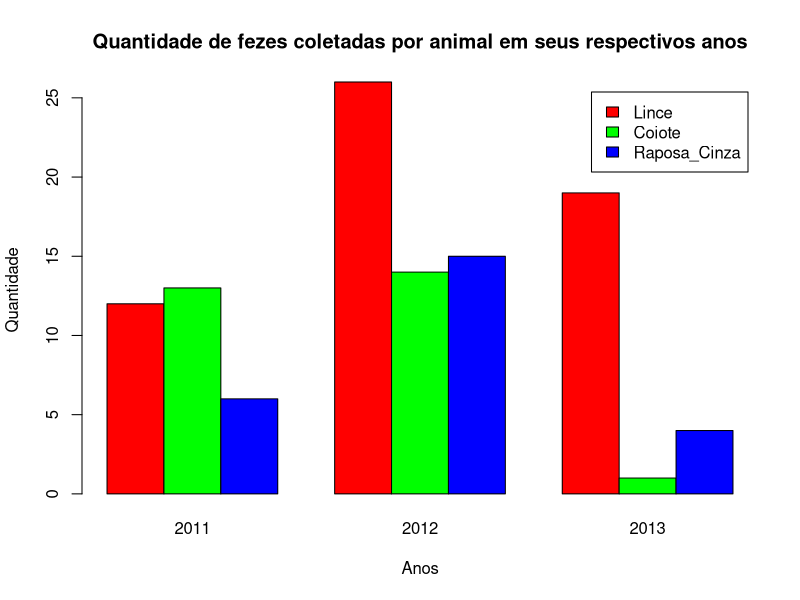
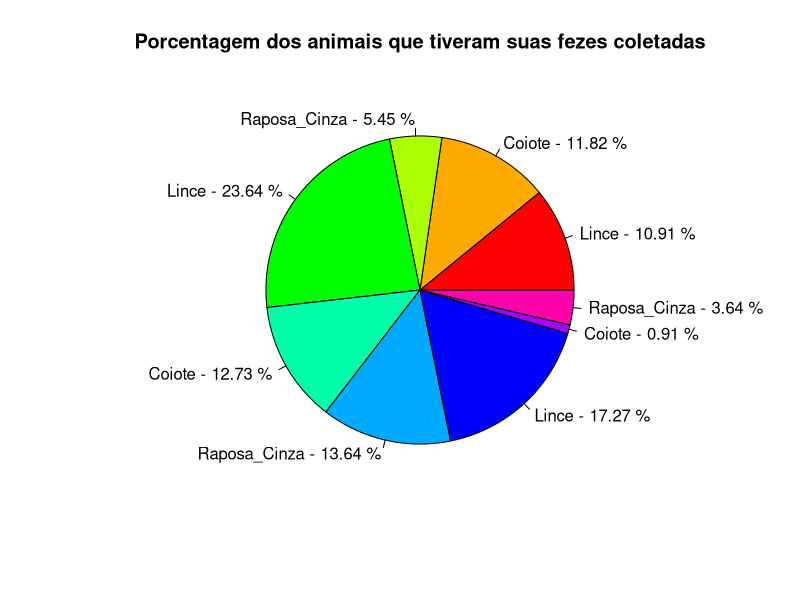
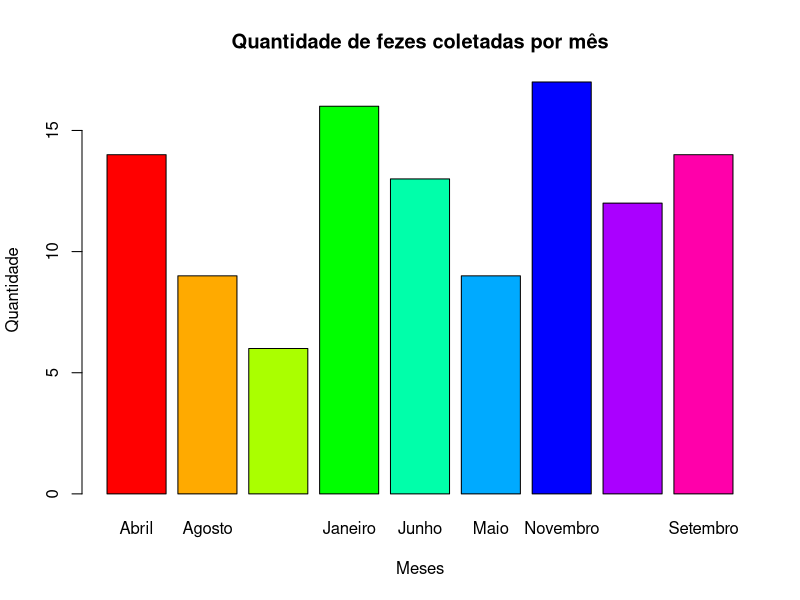
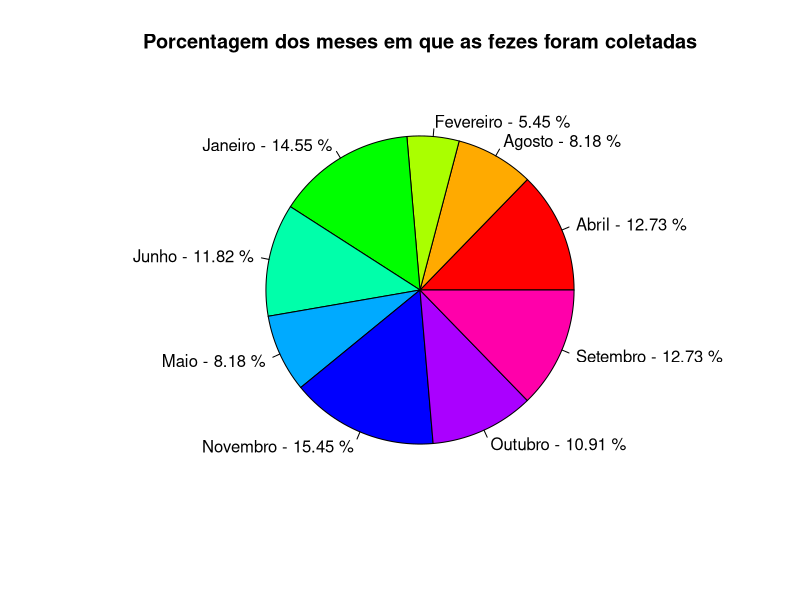
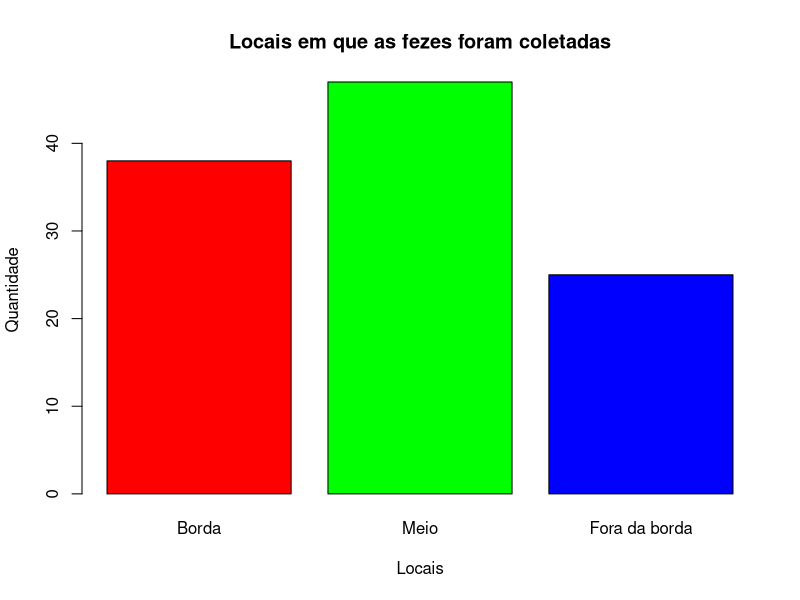
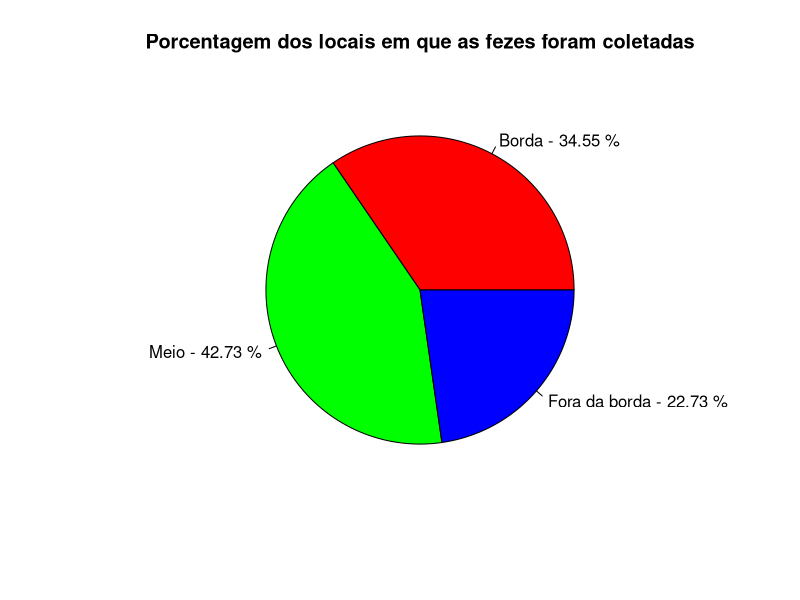

These charts were generated, in order, by the following R code:
#Limpando environment
rm(list=ls())

#Instalação pacote
if(!require(caret)){
  install.packages("caret", dependencies=c("Depends","Suggests"))
}
#Carregar o pacote instalado
library(caret)

#Reid (2015) coletou dados sobre fezes de animais na costa da Califórnia.
#Os dados consistem em designações de espécies verificadas por DNA, bem como campos relacionados 
#à hora e local da coleta e às próprias fezes. O dataframe scat contém dados sobre as três principais espécies.

#Carregar data.frame scat
data(scat) #Species Month Location
#Criando corte para ignorar valor irrelevante (zero)
ValorCorte<-0


#---- Species/Years ----# Quantitativa
#Tradução Species

#Criação novos nomes
nomeEspecies<-c("Lince","Coiote","Raposa_Cinza")
#Substituição nome "Species"
levels(scat$Species)<-nomeEspecies
#Criando vetor numerico que recebe quantos animais tem de cada especie
Especies<-table(scat$Species,scat$Year)
#Criação gráfico de barra "Species" onde se denomina quantas fezes de cada animal foram coletadas
barplot(Especies,beside=TRUE,main="Quantidade de fezes coletadas por animal em seus respectivos anos",xlab="Anos",ylab="Quantidade",legend.text=levels(scat$Species),
        col=rainbow(length(levels(scat$Species))))

#-- Criação gráfico de pizza "Species" --#
#Criação data percentual
EspeciesPerc<-round(100*prop.table(Especies),2)
#Criação nome para incluir no gráfico de pizza
EspeciesPie<-paste(nomeEspecies,"-",EspeciesPerc,"%")
#Criação tabela de pizza onde se denomina a porcentagem dos animais que tiveram suas fezes coletadas
pie(EspeciesPerc,label=EspeciesPie,main="Porcentagem dos animais que tiveram suas fezes coletadas",col=rainbow(length(Especies)))


#---- Month ----#
#Tradução Meses

#Criação novos nomes
nomeMeses<-c("Abril","Agosto","Fevereiro","Janeiro","Junho","Maio","Novembro","Outubro","Setembro")
#Substituição nome "Month"
levels(scat$Month)<-nomeMeses
#Vetor numerico que recebe quantidade de cada mês
Meses<-table(scat$Month)
#Removendo categorias com ocorrência insignificante
Meses <- Meses[Meses>ValorCorte]
#Criação gráfico de barra "Month" onde se mostra a quantidade de fezes coletadas por mês
barplot(Meses,main="Quantidade de fezes coletadas por mês",xlab="Meses",ylab="Quantidade",col=rainbow(length(Meses)))

#-- Criação gráfico de pizza "Month" --#
#Criação data percentual
MesesPerc<-round(100*prop.table(Meses),2)
#Criação nome para incluir no gráfico de pizza
MesesPie<-paste(nomeMeses,"-",MesesPerc,"%")
#Criação tabela de pizza onde se denomina a porcentagem dos meses em que as fezes foram coletadas
pie(MesesPerc,label=MesesPie,main="Porcentagem dos meses em que as fezes foram coletadas",col=rainbow(length(Meses)))


#---- Location ----#
#Tradução localização

#Criação novos nomes
NomeLocal<-c("Borda","Meio","Fora da borda")
#Substituição nome "Location"
levels(scat$Location)<-NomeLocal
#Vetor númerico que define a quantidade de fezes que foram coletadas por local
Locais<-table(scat$Location)
#Criação gráfico de barras "Locations"
barplot(Locais,main="Locais em que as fezes foram coletadas",xlab="Locais",ylab="Quantidade", col=rainbow(length(Locais)))

#-- Criação gráfico de pizza "locations" --#
#Criação data percentual
LocaisPerc<-round(100*prop.table(Locais),2)
#Criação nomes
LocaisPie<-paste(NomeLocal,"-",LocaisPerc,"%")
#Criação tabela de pizza onde se demonstra a porcentagem de quais locais as fezes foram coletadas
pie(LocaisPerc,label=LocaisPie,main="Porcentagem dos locais em que as fezes foram coletadas",col=rainbow(length(Locais)))